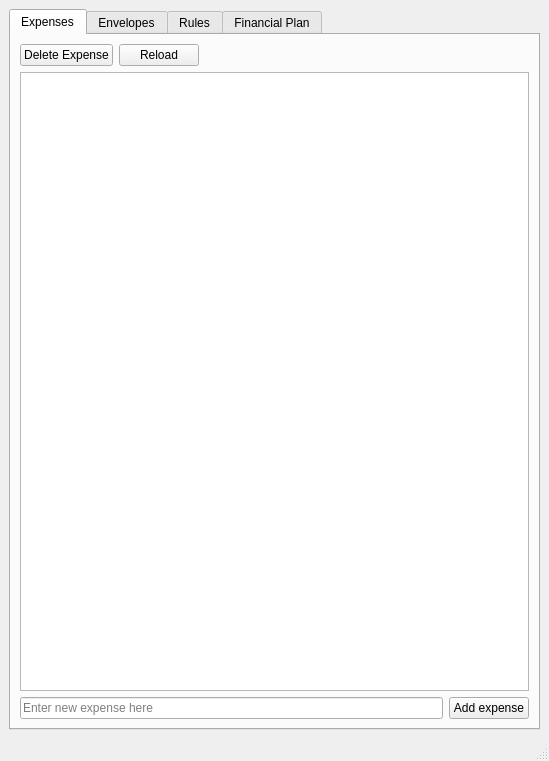
<?xml version="1.0" encoding="UTF-8"?>
<ui version="4.0">
 <class>MainWindow</class>
 <widget class="QMainWindow" name="MainWindow">
  <property name="geometry">
   <rect>
    <x>0</x>
    <y>0</y>
    <width>549</width>
    <height>761</height>
   </rect>
  </property>
  <property name="windowTitle">
   <string>Envelopes</string>
  </property>
  <widget class="QWidget" name="centralwidget">
   <layout class="QHBoxLayout" name="horizontalLayout_6">
    <item>
     <widget class="QTabWidget" name="tabWidget">
      <property name="currentIndex">
       <number>0</number>
      </property>
      <widget class="QWidget" name="tab">
       <attribute name="title">
        <string>Expenses</string>
       </attribute>
       <layout class="QVBoxLayout" name="verticalLayout_2">
        <property name="spacing">
         <number>-1</number>
        </property>
        <item>
         <layout class="QHBoxLayout" name="horizontalLayout_8">
          <item>
           <widget class="QPushButton" name="pbDeleteExpense">
            <property name="text">
             <string>Delete Expense</string>
            </property>
           </widget>
          </item>
          <item>
           <widget class="QPushButton" name="pbReload">
            <property name="text">
             <string>Reload</string>
            </property>
           </widget>
          </item>
          <item>
           <spacer name="horizontalSpacer_3">
            <property name="orientation">
             <enum>Qt::Horizontal</enum>
            </property>
            <property name="sizeHint" stdset="0">
             <size>
              <width>40</width>
              <height>20</height>
             </size>
            </property>
           </spacer>
          </item>
         </layout>
        </item>
        <item>
         <widget class="ExpenseTreeWidget" name="twExpenses">
          <property name="editTriggers">
           <set>QAbstractItemView::NoEditTriggers</set>
          </property>
          <property name="alternatingRowColors">
           <bool>false</bool>
          </property>
          <property name="selectionMode">
           <enum>QAbstractItemView::SingleSelection</enum>
          </property>
          <property name="selectionBehavior">
           <enum>QAbstractItemView::SelectRows</enum>
          </property>
          <attribute name="headerVisible">
           <bool>false</bool>
          </attribute>
          <column>
           <property name="text">
            <string notr="true">1</string>
           </property>
          </column>
         </widget>
        </item>
        <item>
         <layout class="QHBoxLayout" name="horizontalLayout">
          <item>
           <widget class="AutoCompleteEdit" name="leExpenseUserInput">
            <property name="placeholderText">
             <string>Enter new expense here</string>
            </property>
           </widget>
          </item>
          <item>
           <widget class="QPushButton" name="btnAddExpense">
            <property name="text">
             <string>Add expense</string>
            </property>
           </widget>
          </item>
         </layout>
        </item>
       </layout>
      </widget>
      <widget class="QWidget" name="tab_2">
       <attribute name="title">
        <string>Envelopes</string>
       </attribute>
       <layout class="QVBoxLayout" name="verticalLayout_3">
        <item>
         <widget class="QCheckBox" name="cbShowArchivedEnvelopes">
          <property name="text">
           <string>Показывать архивные конверты</string>
          </property>
         </widget>
        </item>
        <item>
         <layout class="QHBoxLayout" name="horizontalLayout_2">
          <item>
           <widget class="QLineEdit" name="leNewEnvelope">
            <property name="placeholderText">
             <string>Enter name for new envelope here</string>
            </property>
           </widget>
          </item>
          <item>
           <widget class="QPushButton" name="btnAddEnvelope">
            <property name="text">
             <string>New envelope</string>
            </property>
           </widget>
          </item>
          <item>
           <widget class="QPushButton" name="btnToggleArchiveEnvelope">
            <property name="text">
             <string>Архивировать</string>
            </property>
           </widget>
          </item>
         </layout>
        </item>
        <item>
         <widget class="QTableWidget" name="tableWidget_2">
          <property name="selectionMode">
           <enum>QAbstractItemView::SingleSelection</enum>
          </property>
          <property name="selectionBehavior">
           <enum>QAbstractItemView::SelectRows</enum>
          </property>
          <property name="columnCount">
           <number>2</number>
          </property>
          <attribute name="horizontalHeaderStretchLastSection">
           <bool>true</bool>
          </attribute>
          <attribute name="verticalHeaderVisible">
           <bool>false</bool>
          </attribute>
          <attribute name="verticalHeaderDefaultSectionSize">
           <number>19</number>
          </attribute>
          <column/>
          <column/>
         </widget>
        </item>
        <item>
         <widget class="QLabel" name="label_3">
          <property name="text">
           <string>Expenses for selected envelope:</string>
          </property>
         </widget>
        </item>
        <item>
         <widget class="QTableWidget" name="tableWidget_3">
          <property name="columnCount">
           <number>5</number>
          </property>
          <attribute name="horizontalHeaderStretchLastSection">
           <bool>true</bool>
          </attribute>
          <attribute name="verticalHeaderVisible">
           <bool>false</bool>
          </attribute>
          <attribute name="verticalHeaderDefaultSectionSize">
           <number>19</number>
          </attribute>
          <column/>
          <column/>
          <column/>
          <column/>
          <column/>
         </widget>
        </item>
       </layout>
      </widget>
      <widget class="QWidget" name="tab_3">
       <attribute name="title">
        <string>Rules</string>
       </attribute>
       <layout class="QVBoxLayout" name="verticalLayout_4">
        <item>
         <widget class="QTableWidget" name="twRules">
          <property name="columnCount">
           <number>3</number>
          </property>
          <attribute name="horizontalHeaderStretchLastSection">
           <bool>false</bool>
          </attribute>
          <attribute name="verticalHeaderVisible">
           <bool>false</bool>
          </attribute>
          <attribute name="verticalHeaderDefaultSectionSize">
           <number>19</number>
          </attribute>
          <column/>
          <column/>
          <column/>
         </widget>
        </item>
        <item>
         <layout class="QHBoxLayout" name="horizontalLayout_3">
          <item>
           <spacer name="horizontalSpacer">
            <property name="orientation">
             <enum>Qt::Horizontal</enum>
            </property>
            <property name="sizeHint" stdset="0">
             <size>
              <width>40</width>
              <height>20</height>
             </size>
            </property>
           </spacer>
          </item>
          <item>
           <widget class="QPushButton" name="btnApplyRules">
            <property name="text">
             <string>Apply rules</string>
            </property>
           </widget>
          </item>
         </layout>
        </item>
       </layout>
      </widget>
      <widget class="QWidget" name="tab_4">
       <attribute name="title">
        <string>Financial Plan</string>
       </attribute>
       <layout class="QVBoxLayout" name="verticalLayout_5">
        <item>
         <layout class="QHBoxLayout" name="horizontalLayout_7">
          <item>
           <widget class="QLabel" name="lblWeeklyStats">
            <property name="text">
             <string>Weekly stats:</string>
            </property>
           </widget>
          </item>
         </layout>
        </item>
        <item>
         <widget class="QTableWidget" name="twBusinessPlan">
          <property name="columnCount">
           <number>6</number>
          </property>
          <attribute name="horizontalHeaderStretchLastSection">
           <bool>true</bool>
          </attribute>
          <attribute name="verticalHeaderVisible">
           <bool>false</bool>
          </attribute>
          <attribute name="verticalHeaderDefaultSectionSize">
           <number>19</number>
          </attribute>
          <column/>
          <column/>
          <column/>
          <column/>
          <column/>
          <column/>
         </widget>
        </item>
        <item>
         <layout class="QHBoxLayout" name="horizontalLayout_4">
          <item>
           <widget class="QComboBox" name="cbItemType"/>
          </item>
          <item>
           <widget class="QLineEdit" name="leNewBPItem"/>
          </item>
          <item>
           <widget class="QComboBox" name="cbItemFrequency"/>
          </item>
          <item>
           <widget class="QPushButton" name="pbAddBPItem">
            <property name="text">
             <string>Add item</string>
            </property>
           </widget>
          </item>
         </layout>
        </item>
        <item>
         <layout class="QHBoxLayout" name="horizontalLayout_5">
          <item>
           <spacer name="horizontalSpacer_2">
            <property name="orientation">
             <enum>Qt::Horizontal</enum>
            </property>
            <property name="sizeHint" stdset="0">
             <size>
              <width>40</width>
              <height>20</height>
             </size>
            </property>
           </spacer>
          </item>
          <item>
           <widget class="QPushButton" name="pbApplyPlan">
            <property name="text">
             <string>Apply plan</string>
            </property>
           </widget>
          </item>
         </layout>
        </item>
       </layout>
      </widget>
     </widget>
    </item>
   </layout>
  </widget>
  <widget class="QStatusBar" name="statusbar"/>
 </widget>
 <customwidgets>
  <customwidget>
   <class>AutoCompleteEdit</class>
   <extends>QLineEdit</extends>
   <header>lib.controls.autocompleteedit.h</header>
  </customwidget>
  <customwidget>
   <class>ExpenseTreeWidget</class>
   <extends>QTreeWidget</extends>
   <header>lib.controls.expensetreewidget.h</header>
  </customwidget>
 </customwidgets>
 <resources/>
 <connections>
  <connection>
   <sender>btnAddExpense</sender>
   <signal>clicked()</signal>
   <receiver>MainWindow</receiver>
   <slot>addExpense()</slot>
   <hints>
    <hint type="sourcelabel">
     <x>374</x>
     <y>652</y>
    </hint>
    <hint type="destinationlabel">
     <x>217</x>
     <y>353</y>
    </hint>
   </hints>
  </connection>
  <connection>
   <sender>tableWidget_2</sender>
   <signal>currentItemChanged(QTableWidgetItem*,QTableWidgetItem*)</signal>
   <receiver>MainWindow</receiver>
   <slot>onSelectedEnvelopeChanged(QTableWidgetItem*,QTableWidgetItem*)</slot>
   <hints>
    <hint type="sourcelabel">
     <x>134</x>
     <y>158</y>
    </hint>
    <hint type="destinationlabel">
     <x>50</x>
     <y>3</y>
    </hint>
   </hints>
  </connection>
  <connection>
   <sender>leExpenseUserInput</sender>
   <signal>returnPressed()</signal>
   <receiver>MainWindow</receiver>
   <slot>addExpense()</slot>
   <hints>
    <hint type="sourcelabel">
     <x>216</x>
     <y>647</y>
    </hint>
    <hint type="destinationlabel">
     <x>6</x>
     <y>587</y>
    </hint>
   </hints>
  </connection>
  <connection>
   <sender>btnAddEnvelope</sender>
   <signal>clicked()</signal>
   <receiver>MainWindow</receiver>
   <slot>addEnvelope()</slot>
   <hints>
    <hint type="sourcelabel">
     <x>368</x>
     <y>62</y>
    </hint>
    <hint type="destinationlabel">
     <x>311</x>
     <y>4</y>
    </hint>
   </hints>
  </connection>
  <connection>
   <sender>leNewEnvelope</sender>
   <signal>returnPressed()</signal>
   <receiver>MainWindow</receiver>
   <slot>addEnvelope()</slot>
   <hints>
    <hint type="sourcelabel">
     <x>253</x>
     <y>65</y>
    </hint>
    <hint type="destinationlabel">
     <x>212</x>
     <y>0</y>
    </hint>
   </hints>
  </connection>
  <connection>
   <sender>btnApplyRules</sender>
   <signal>clicked()</signal>
   <receiver>MainWindow</receiver>
   <slot>applyRules()</slot>
   <hints>
    <hint type="sourcelabel">
     <x>382</x>
     <y>646</y>
    </hint>
    <hint type="destinationlabel">
     <x>311</x>
     <y>-5</y>
    </hint>
   </hints>
  </connection>
  <connection>
   <sender>pbAddBPItem</sender>
   <signal>clicked()</signal>
   <receiver>MainWindow</receiver>
   <slot>addBusinessPlanItem()</slot>
   <hints>
    <hint type="sourcelabel">
     <x>374</x>
     <y>619</y>
    </hint>
    <hint type="destinationlabel">
     <x>427</x>
     <y>598</y>
    </hint>
   </hints>
  </connection>
  <connection>
   <sender>leNewBPItem</sender>
   <signal>returnPressed()</signal>
   <receiver>MainWindow</receiver>
   <slot>addBusinessPlanItem()</slot>
   <hints>
    <hint type="sourcelabel">
     <x>238</x>
     <y>620</y>
    </hint>
    <hint type="destinationlabel">
     <x>4</x>
     <y>617</y>
    </hint>
   </hints>
  </connection>
  <connection>
   <sender>pbApplyPlan</sender>
   <signal>clicked()</signal>
   <receiver>MainWindow</receiver>
   <slot>applyBusinessPlan()</slot>
   <hints>
    <hint type="sourcelabel">
     <x>405</x>
     <y>653</y>
    </hint>
    <hint type="destinationlabel">
     <x>345</x>
     <y>-18</y>
    </hint>
   </hints>
  </connection>
  <connection>
   <sender>pbDeleteExpense</sender>
   <signal>clicked()</signal>
   <receiver>MainWindow</receiver>
   <slot>deleteExpense()</slot>
   <hints>
    <hint type="sourcelabel">
     <x>104</x>
     <y>83</y>
    </hint>
    <hint type="destinationlabel">
     <x>309</x>
     <y>313</y>
    </hint>
   </hints>
  </connection>
  <connection>
   <sender>pbReload</sender>
   <signal>clicked()</signal>
   <receiver>MainWindow</receiver>
   <slot>reloadValues()</slot>
   <hints>
    <hint type="sourcelabel">
     <x>218</x>
     <y>83</y>
    </hint>
    <hint type="destinationlabel">
     <x>309</x>
     <y>313</y>
    </hint>
   </hints>
  </connection>
 </connections>
 <slots>
  <slot>addExpense()</slot>
  <slot>onSelectedEnvelopeChanged(QTableWidgetItem*,QTableWidgetItem*)</slot>
  <slot>addEnvelope()</slot>
  <slot>applyRules()</slot>
  <slot>addBusinessPlanItem()</slot>
  <slot>applyBusinessPlan()</slot>
  <slot>deleteExpense()</slot>
  <slot>reloadValues()</slot>
 </slots>
</ui>
